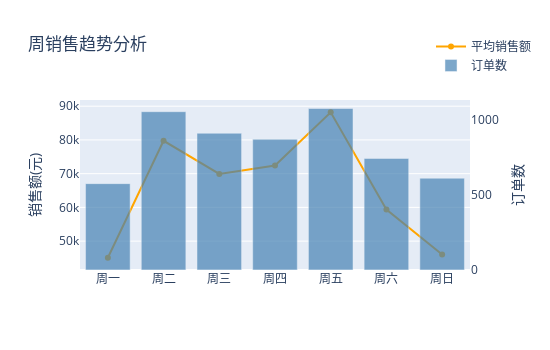

Notebook code for this chart:
### Code cell
# 周 销售趋势图
trace_week1 = go.Scatter(x=week_order, 
                         y=data_week_mean, 
                         name='平均销售额',
                         marker=dict(color='orange')
                        )
trace_week2 = go.Bar(x=week_order, 
                     y=data_week_count, 
                     name='订单数', 
                     opacity=0.7, 
                     marker=dict(color='steelblue'), 
                     yaxis='y2'
                    )
trace_week = [trace_week1, trace_week2]
layout1 = go.Layout(title='周销售趋势分析', 
                   yaxis=dict(title='销售额(元)'), 
                   yaxis2=dict(title='订单数', overlaying='y', side='right', showgrid=False),
                   legend=dict(x=0.9,y=1.4),
                   width=550, height=350)
fig1 = go.Figure(trace_week, layout1)
pyplot(fig1)

### Figure 1 — Plotly figure (JSON) as saved in the notebook; plotly's stock layout.template omitted (floating-point values rounded to 4 significant figures)
{"data": [{"marker": {"color": "orange"}, "name": "平均销售额", "type": "scatter", "x": ["周一", "周二", "周三", "周四", "周五", "周六", "周日"], "y": [45070.0, 79750.0, 69930.0, 72430.0, 88200.0, 59350.0, 46050.0]}, {"marker": {"color": "steelblue"}, "name": "订单数", "opacity": 0.7, "type": "bar", "x": ["周一", "周二", "周三", "周四", "周五", "周六", "周日"], "y": [574.8, 1054.0, 910, 870.2, 1075.0, 742.2, 610.8], "yaxis": "y2"}], "layout": {"height": 350, "legend": {"x": 0.9, "y": 1.4}, "title": {"text": "周销售趋势分析"}, "width": 550, "yaxis": {"title": {"text": "销售额(元)"}}, "yaxis2": {"overlaying": "y", "showgrid": false, "side": "right", "title": {"text": "订单数"}}}}
